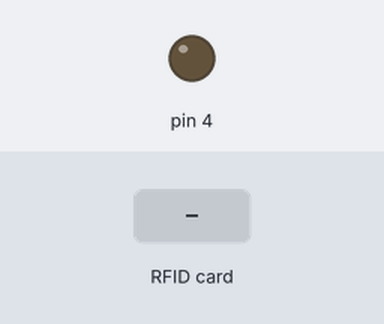
Bench run of a sketch on a simulated Arduino Uno, built with avr-gcc and run on an emulated ATmega328P. Parts: output pins drawn as LEDs (lit = HIGH). Inputs (shaded band) come from the test bench. Pins used as bus, display or sensor lines are not drawn.

Above: at 1.2 s.
1.3 s: RFID card 5E 7A 19 C4 held to the reader
At 2.3 s:
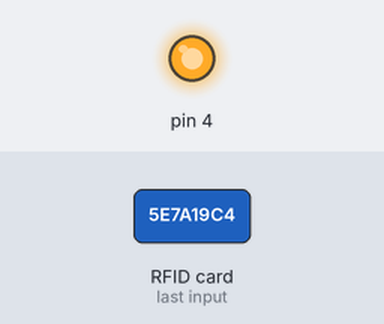
Timing chart, 0 to 5.8 s (numbered marks = the images above; inputs shaded):
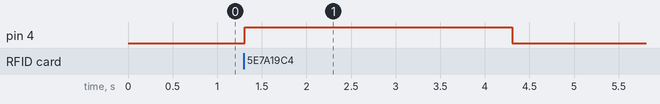

The sketch:

ReadNfc.ino
```cpp
// (licence header left out)
#include <SPI.h>
#include <MFRC522.h>

#define RST_PIN         9          // Configurable, see typical pin layout above
#define SS_PIN          10         // Configurable, see typical pin layout above

MFRC522 mfrc522(SS_PIN, RST_PIN);  // Create MFRC522 instance

void setup() {
  Serial.begin(9600);		// Initialize serial communications with the PC
  while (!Serial);		// Do nothing if no serial port is opened (added for Arduinos based on ATMEGA32U4)
  SPI.begin();			// Init SPI bus
  mfrc522.PCD_Init();		// Init MFRC522
  //mfrc522.PCD_DumpVersionToSerial();	// Show details of PCD - MFRC522 Card Reader details
  //Serial.println(F("Scan PICC to see UID, SAK, type, and data blocks..."));
}

void loop() {
  // Look for new cards
  if ( ! mfrc522.PICC_IsNewCardPresent()) {
    return;
  }

  // Select one of the cards
  if ( ! mfrc522.PICC_ReadCardSerial()) {
    return;
  }


  if (mfrc522.uid.uidByte[0] == 0x0D && mfrc522.uid.uidByte[1] == 0xAE &&
      mfrc522.uid.uidByte[2] == 0x26 && mfrc522.uid.uidByte[3] == 0x21)
  {
    Serial.print("1");
    delay(1000);
  } else
  if (mfrc522.uid.uidByte[0] == 0x73 && mfrc522.uid.uidByte[1] == 0x08 &&
      mfrc522.uid.uidByte[2] == 0x52 && mfrc522.uid.uidByte[3] == 0x59)
  {
    Serial.print("2");

    delay(1000);
  }else
  {
      mfrc522.PICC_DumpToSerial(&(mfrc522.uid));
  }
    pinMode(4, OUTPUT);

  digitalWrite(4, HIGH);
  delay(3000);
  digitalWrite(4, LOW);
}
```

Measured:
- after the input at 1.3 s, pin 4: LOW → HIGH at once, → LOW 3.0 s later
